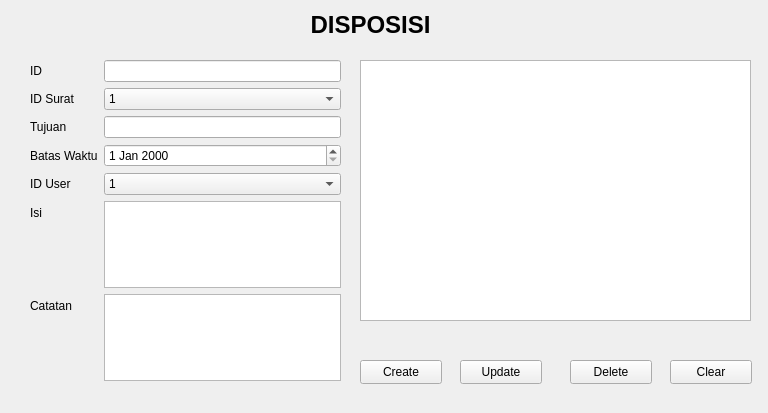
<?xml version="1.0" encoding="UTF-8"?>
<ui version="4.0">
 <class>pageDisposisi</class>
 <widget class="QWidget" name="pageDisposisi">
  <property name="geometry">
   <rect>
    <x>0</x>
    <y>0</y>
    <width>768</width>
    <height>413</height>
   </rect>
  </property>
  <property name="windowTitle">
   <string>Form</string>
  </property>
  <widget class="QLabel" name="label">
   <property name="geometry">
    <rect>
     <x>300</x>
     <y>10</y>
     <width>141</width>
     <height>31</height>
    </rect>
   </property>
   <property name="text">
    <string>&lt;html&gt;&lt;head/&gt;&lt;body&gt;&lt;p align=&quot;center&quot;&gt;&lt;span style=&quot; font-size:18pt; font-weight:700;&quot;&gt;DISPOSISI&lt;/span&gt;&lt;/p&gt;&lt;/body&gt;&lt;/html&gt;</string>
   </property>
  </widget>
  <widget class="QWidget" name="formLayoutWidget">
   <property name="geometry">
    <rect>
     <x>30</x>
     <y>60</y>
     <width>311</width>
     <height>321</height>
    </rect>
   </property>
   <layout class="QFormLayout" name="formLayout">
    <item row="0" column="0">
     <widget class="QLabel" name="iDLabel">
      <property name="text">
       <string>ID</string>
      </property>
     </widget>
    </item>
    <item row="0" column="1">
     <widget class="QLineEdit" name="editID"/>
    </item>
    <item row="2" column="0">
     <widget class="QLabel" name="tujuanLabel">
      <property name="text">
       <string>Tujuan</string>
      </property>
     </widget>
    </item>
    <item row="2" column="1">
     <widget class="QLineEdit" name="editTujuan"/>
    </item>
    <item row="1" column="0">
     <widget class="QLabel" name="iDSuratLabel">
      <property name="text">
       <string>ID Surat</string>
      </property>
     </widget>
    </item>
    <item row="1" column="1">
     <widget class="QComboBox" name="cmbIdSurat">
      <item>
       <property name="text">
        <string>1</string>
       </property>
      </item>
      <item>
       <property name="text">
        <string>2</string>
       </property>
      </item>
      <item>
       <property name="text">
        <string>3</string>
       </property>
      </item>
      <item>
       <property name="text">
        <string>4</string>
       </property>
      </item>
      <item>
       <property name="text">
        <string>5</string>
       </property>
      </item>
      <item>
       <property name="text">
        <string>6</string>
       </property>
      </item>
     </widget>
    </item>
    <item row="3" column="0">
     <widget class="QLabel" name="batasWaktuLabel">
      <property name="text">
       <string>Batas Waktu</string>
      </property>
     </widget>
    </item>
    <item row="3" column="1">
     <widget class="QDateEdit" name="dateBatasWaktu"/>
    </item>
    <item row="4" column="0">
     <widget class="QLabel" name="iDUserLabel">
      <property name="text">
       <string>ID User</string>
      </property>
     </widget>
    </item>
    <item row="4" column="1">
     <widget class="QComboBox" name="cmbIdUser">
      <item>
       <property name="text">
        <string>1</string>
       </property>
      </item>
      <item>
       <property name="text">
        <string>2</string>
       </property>
      </item>
      <item>
       <property name="text">
        <string>3</string>
       </property>
      </item>
      <item>
       <property name="text">
        <string>4</string>
       </property>
      </item>
      <item>
       <property name="text">
        <string>5</string>
       </property>
      </item>
      <item>
       <property name="text">
        <string>6</string>
       </property>
      </item>
      <item>
       <property name="text">
        <string>7</string>
       </property>
      </item>
      <item>
       <property name="text">
        <string>8</string>
       </property>
      </item>
     </widget>
    </item>
    <item row="5" column="1">
     <widget class="QTextEdit" name="txtIsi"/>
    </item>
    <item row="6" column="1">
     <widget class="QTextEdit" name="txtCatatan"/>
    </item>
    <item row="5" column="0">
     <widget class="QLabel" name="label_2">
      <property name="text">
       <string>Isi</string>
      </property>
     </widget>
    </item>
    <item row="6" column="0">
     <widget class="QLabel" name="label_3">
      <property name="text">
       <string>Catatan</string>
      </property>
     </widget>
    </item>
   </layout>
  </widget>
  <widget class="QTableWidget" name="tblDisposisi">
   <property name="geometry">
    <rect>
     <x>360</x>
     <y>60</y>
     <width>391</width>
     <height>261</height>
    </rect>
   </property>
  </widget>
  <widget class="QPushButton" name="btnCreate">
   <property name="geometry">
    <rect>
     <x>360</x>
     <y>360</y>
     <width>82</width>
     <height>24</height>
    </rect>
   </property>
   <property name="text">
    <string>Create</string>
   </property>
  </widget>
  <widget class="QPushButton" name="btnUpdate">
   <property name="geometry">
    <rect>
     <x>460</x>
     <y>360</y>
     <width>82</width>
     <height>24</height>
    </rect>
   </property>
   <property name="text">
    <string>Update</string>
   </property>
  </widget>
  <widget class="QPushButton" name="btnDelete">
   <property name="geometry">
    <rect>
     <x>570</x>
     <y>360</y>
     <width>82</width>
     <height>24</height>
    </rect>
   </property>
   <property name="text">
    <string>Delete</string>
   </property>
  </widget>
  <widget class="QPushButton" name="btnClear">
   <property name="geometry">
    <rect>
     <x>670</x>
     <y>360</y>
     <width>82</width>
     <height>24</height>
    </rect>
   </property>
   <property name="text">
    <string>Clear</string>
   </property>
  </widget>
 </widget>
 <resources/>
 <connections/>
</ui>
